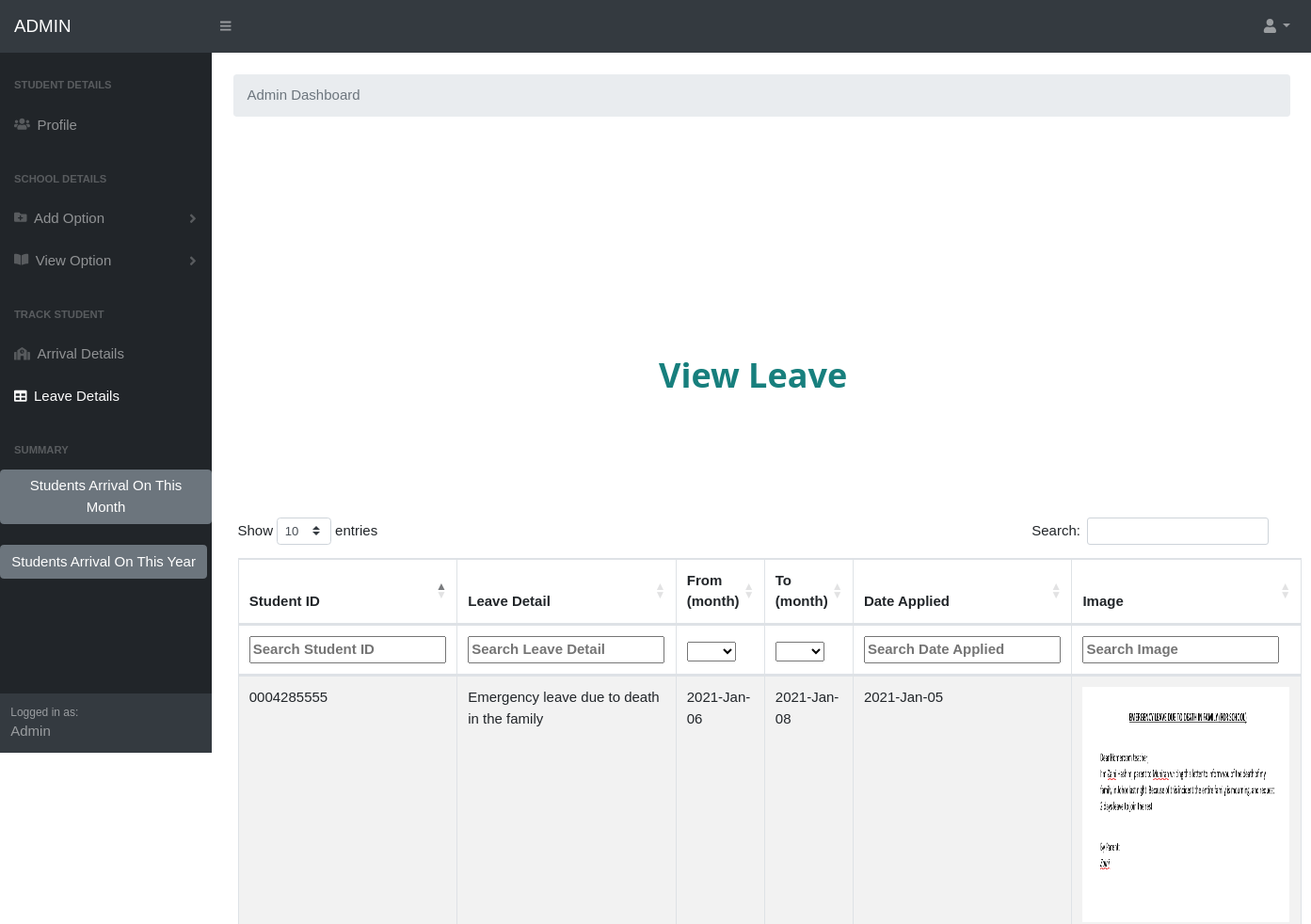
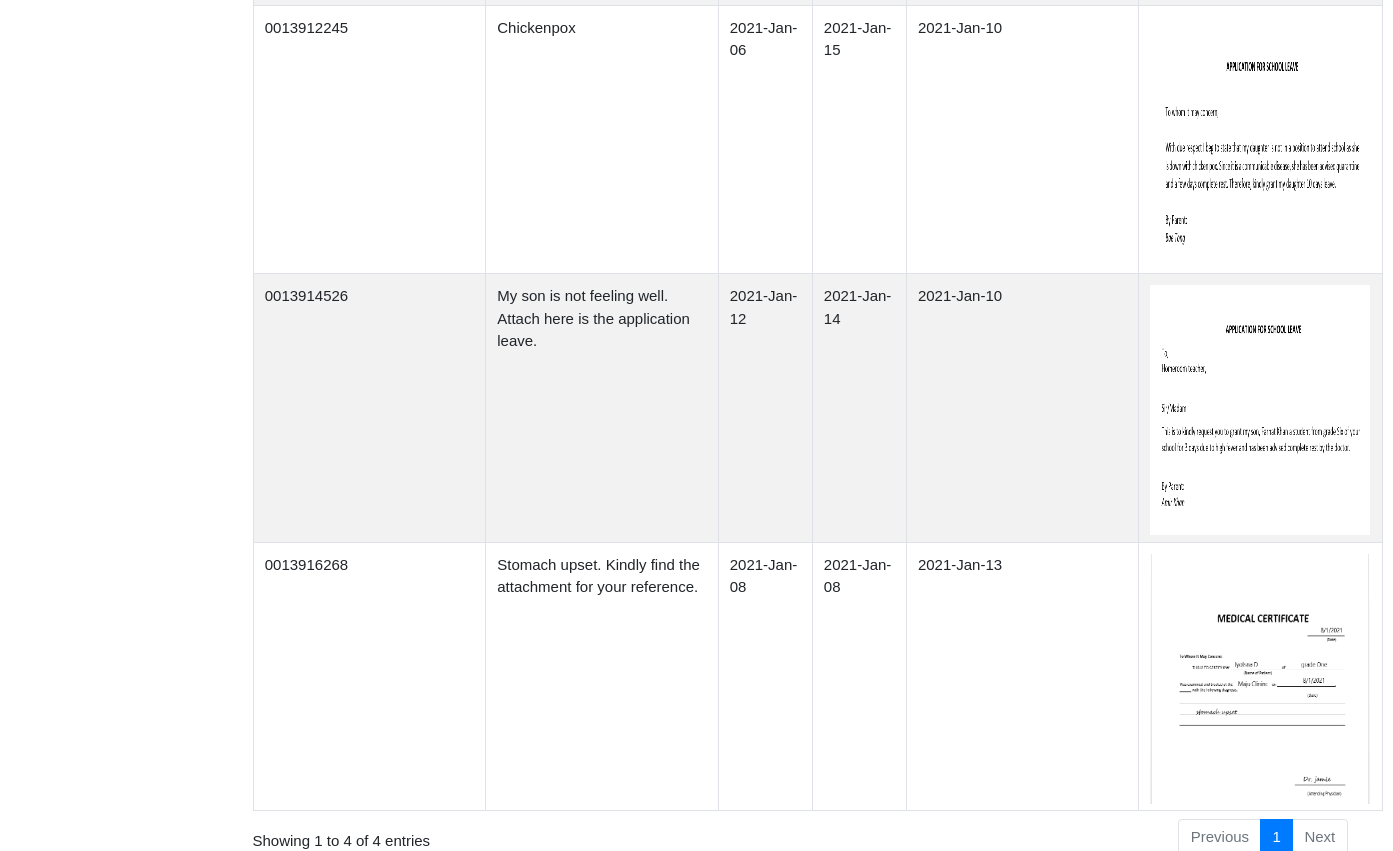
The page /viewleave.php (signed in) on the database its author committed (2 pictures, top to bottom).
### tables this page shows
CREATE TABLE `ldetail` (
  `id` int(11) NOT NULL,
  `sid` varchar(50) NOT NULL,
  `ldetail` varchar(200) NOT NULL,
  `fdate` varchar(15) NOT NULL,
  `tdate` varchar(15) NOT NULL,
  `date` varchar(15) NOT NULL,
  `image` varchar(255) NOT NULL
);

### viewleave.php (the view, shortened to what this page needs)
<?php
	include('adminmenu.php');
	include('connect.php');
?>
<!DOCTYPE html>
<html>
<head>
	<link rel="stylesheet" href="https://stackpath.bootstrapcdn.com/bootstrap/4.5.2/css/bootstrap.min.css">
	<link rel="stylesheet"href="styles.css" >
	<link rel="stylesheet" href="w.css">
	<link rel="stylesheet" type="text/css" href="https://cdnjs.cloudflare.com/ajax/libs/twitter-bootstrap/4.5.2/css/bootstrap.css">
	<link rel="stylesheet" type="text/css" href="https://cdn.datatables.net/1.10.23/css/dataTables.bootstrap4.min.css">
</head>
<body>
<link rel="stylesheet"href="styles.css" >
  <link rel="stylesheet" href="w.css">
	<h1 style='position: absolute; color:#177F7D; top: 20%; left: 700px;'><b>View Leave</b></h1>
	<div style="position: absolute; top: 30%; left: 230px;" class="container" >
		<div class="row">
			<div class="col">
				<table id="dataTables" class="table table-striped table-bordered" style="width:80%">
					<thead>
						<tr>
							<th>Student ID</th>
							<th>Leave Detail</th>
							<th>From (month)</th>
							<th>To (month)</th>
							<th>Date Applied</th>
							<th>Image</th>
						</tr>
					</thead>
					<tbody>
						<?php
							$query = "SELECT * from ldetail";
							$result = mysqli_query($con, $query);
							while($row = mysqli_fetch_array($result)){
								echo
								"<tr>
									<td>".$row['sid']."</td>
									<td>".$row['ldetail']."</td>
									<td>".date("Y-M-d", strtotime($row['fdate']))."</td>
									<td>".date("Y-M-d", strtotime($row['tdate']))."</td>
									<td>".date("Y-M-d", strtotime($row['date']))."</td>
									<td>
										<a href='mc\\".$row['image']."' target='_blank'>
									  		<img width='220' height='250' border='0' align='center' src='mc\\".$row['image']."'/>
										</a>
									</td>
								</tr>";
							}
						?>
					</tbody>
				</table>
			</div>
		</div>
	</div>
</body>
</html>

### adminmenu.php (shortened to what this page needs)
<!DOCTYPE html>
<html lang="en">
    <head>
        <link rel="stylesheet"href="styles.css" >
        <link rel="stylesheet" href="w.css">
        <link href="https://cdn.datatables.net/1.10.20/css/dataTables.bootstrap4.min.css" rel="stylesheet" />
    </head>
    <body class="sb-nav-fixed">
        <nav class="sb-topnav navbar navbar-expand navbar-dark bg-dark">
            <a class="navbar-brand">ADMIN</a>
            <button class="btn btn-link btn-sm order-1 order-lg-0" id="sidebarToggle" ><i class="fas fa-bars"></i></button>
            <ul class="navbar-nav ml-auto ml-md-0">
                <li class="nav-item dropdown">
                    <a class="nav-link dropdown-toggle" id="userDropdown" href="#" role="button" data-toggle="dropdown" aria-haspopup="true" aria-expanded="false"><i class="fas fa-user fa-fw"></i></a>
                </li>
            </ul>
        </nav>
        <div id="layoutSidenav">
            <div id="layoutSidenav_nav">
                <nav class="sb-sidenav accordion sb-sidenav-dark" id="sidenavAccordion">
                    <div class="sb-sidenav-menu">
                        <div class="nav">
                            <div class="sb-sidenav-menu-heading">Student Details</div>
                            <a class="nav-link" href="viewstu.php">
                                <div class="sb-nav-link-icon"><i class="fas fa-users"></i></div>
                                Profile
                            </a>
                            <div class="sb-sidenav-menu-heading">School Details</div>
                            <a class="nav-link collapsed" href="#" data-toggle="collapse" data-target="#collapseLayouts" aria-expanded="false" aria-controls="collapseLayouts">
                                <div class="sb-nav-link-icon"><i class="fas fa-folder-plus"></i></div>
                               Add Option
                                <div class="sb-sidenav-collapse-arrow"><i class="fas fa-angle-down"></i></div>
                            </a>
                            <a class="nav-link collapsed" href="#" data-toggle="collapse" data-target="#collapsePages" aria-expanded="false" aria-controls="collapsePages">
                                <div class="sb-nav-link-icon"><i class="fas fa-book-open"></i></div>
                               View Option
                                <div class="sb-sidenav-collapse-arrow"><i class="fas fa-angle-down"></i></div>
                            </a>
                            <div class="sb-sidenav-menu-heading">Track Student</div>
                            <a class="nav-link" href="viewarrival.php">
                                <div class="sb-nav-link-icon"><i class="fas fa-school"></i></i></div>
                                Arrival Details
                            </a>
                            <a class="nav-link" href="viewleave.php">
                                <div class="sb-nav-link-icon"><i class="fas fa-table"></i></div>
                                Leave Details
                            </a>
                            <div class="sb-sidenav-menu-heading">Summary</div>
                            <form method="POST" action="summary.php" id="myForm">
                                <button class="btn btn btn-secondary" type="submit" name="link1">
                                    Students Arrival On This Month
                                </button>
                                <button class="btn btn-secondary mt-4"  type="submit" id="link2" name="link2">
                                    Students Arrival On This Year
                                </button>
                            </form>
                        </div>
                        </div>
                    <div class="sb-sidenav-footer">
                        <div class="small">Logged in as:</div>
                        Admin
                    </div>
                </nav>
            </div>
            <div id="layoutSidenav_content">
                <main>
                    <div class="container-fluid">
                    <br>
                        <ol class="breadcrumb mb-4">
                            <li class="breadcrumb-item active">Admin Dashboard</li>
                        </ol>
                        </div>
                    </div>
                </div>
</body>
</html>

### w.css (style rules this page uses)
html { box-sizing:border-box }
*,*:before,*:after { box-sizing:inherit }
html { -ms-text-size-adjust:100%;-webkit-text-size-adjust:100% }
body { margin:0 }
article,aside,details,figcaption,figure,footer,header,main,menu,nav,section,summary { display:block }
a { background-color:transparent;-webkit-text-decoration-skip:objects }
img { border-style:none }
svg:not(:root) { overflow:hidden }
button,input,select,textarea { font:inherit;margin:0 }
button,input { overflow:visible }
button,select { text-transform:none }
button,html [type=button],[type=reset],[type=submit] { -webkit-appearance:button }
html,body { font-family:Verdana,sans-serif;font-size:15px;line-height:1.5 }
html { overflow-x:hidden }
h1,h2,h3,h4,h5,h6,.w3-slim,.w3-wide { font-family:"Segoe UI",Arial,sans-serif }
h1 { font-size:36px }
h1,h2,h3,h4,h5,h6 { font-weight:400;margin:10px 0 }
img { margin-bottom:-5px }
a { color:inherit }

### rows shown on the page
ldetail: sid "0004285555", ldetail "Emergency leave due to death in the family", fdate "2021-Jan-06", tdate "2021-Jan-08", date "2021-Jan-05", image (picture)
ldetail: sid "0013914526", ldetail "My son is not feeling well. Attach here is the application leave.", fdate "2021-Jan-12", tdate "2021-Jan-14", date "2021-Jan-10", image (picture)
ldetail: sid "0013912245", ldetail "Chickenpox", fdate "2021-Jan-06", tdate "2021-Jan-15", date "2021-Jan-10", image (picture)
ldetail: sid "0013916268", ldetail "Stomach upset. Kindly find the attachment for your reference.", fdate "2021-Jan-08", tdate "2021-Jan-08", date "2021-Jan-13", image (picture)
